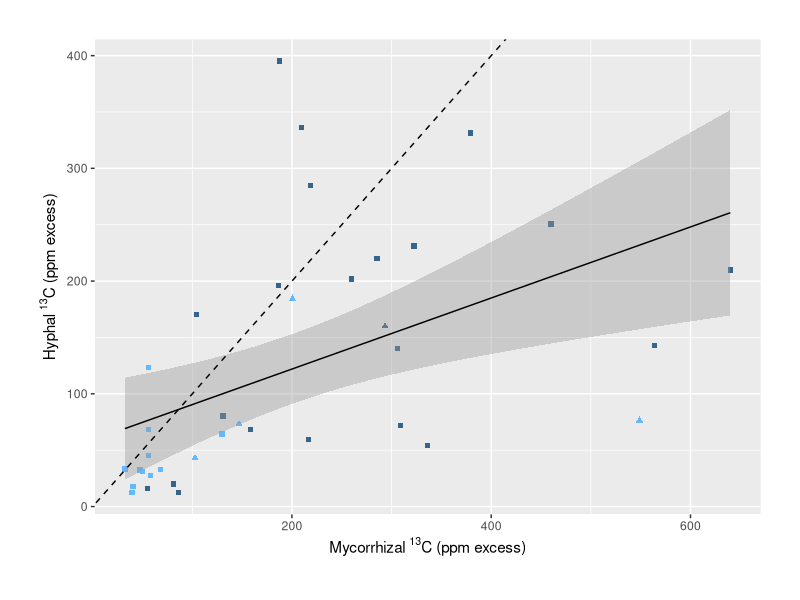
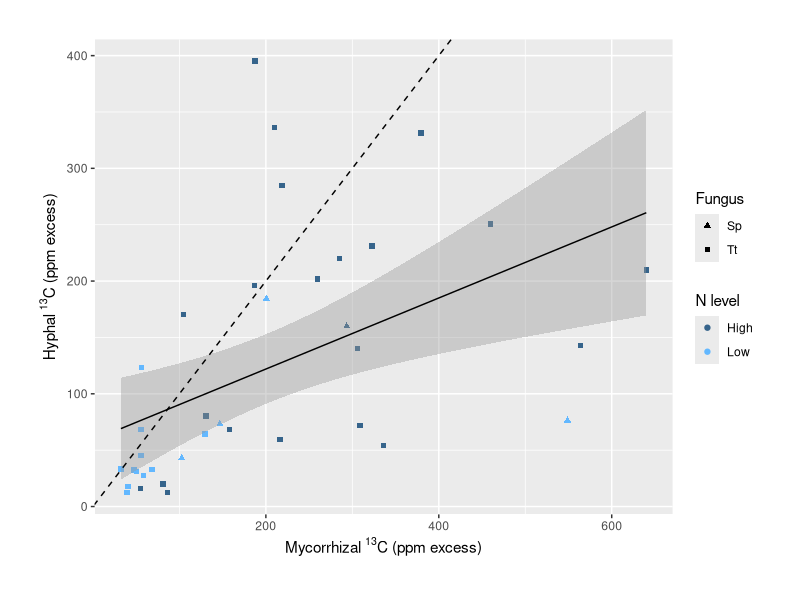
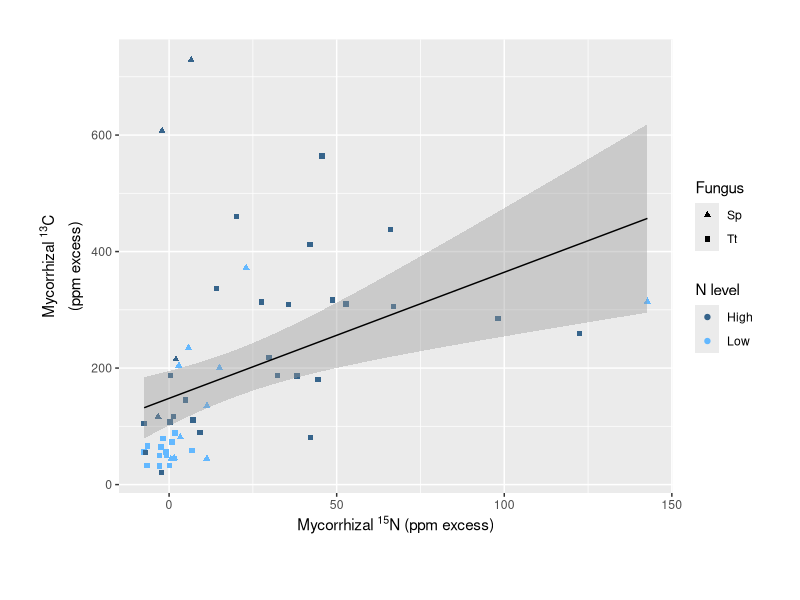

Generate these figures, in order, with R: (Note: this script raises an error after producing the figures.)
#5-6-FC_hyphal_13C_root_15N_comparison_figure_nooutlier.r

setwd("~/Documents/Fungal competition project/fungal-competition2020/")

library(cowplot)
library(tidyverse)

carboninfo = read_csv("processeddata/data_for_carbon_only_analyses.csv")
nitrogeninfo = read_csv("processeddata/isotope_and_plant_metadata_FOR_N_ANALYSES_and_exchange_rates.csv")

nitrogeninfo_nooutlier = subset(nitrogeninfo, Plant != 6041)
carboninfo_nooutlier = carboninfo[!carboninfo$hyphae.APE13C == max(carboninfo$hyphae.APE13C),] # omit outlier 6024b

#### Carbon panel: How well did hyphal C track myco C? ####

hyphalCformycoC_plot_nooutlier = ggplot(data = carboninfo_nooutlier) +
  geom_point(aes(x = mycoC13ppmexcess,
                 y = hyphae.ppm13Cexcess, 
                 color = N_level,
                 shape =compartment_fungus)) +
  geom_smooth(method = "lm", aes(x = mycoC13ppmexcess,
                                 y = hyphae.ppm13Cexcess),
              color = "black",
              size = 0.5) +
  scale_color_manual(values = c("steelblue4", "steelblue1"),
                     name = "N level") +
  scale_shape_manual(values = c(17, 15),
                     name = "Fungus") +
  ylab(expression("Hyphal "^13*"C (ppm excess)")) +
  xlab(expression("Mycorrhizal "^13*"C (ppm excess)")) +
  theme(plot.margin = unit(c(1,1,1,1), "cm")) +
  geom_abline(intercept = 0, slope = 1, linetype = "dashed")

hyphalCformycoC_plot_nolegend = hyphalCformycoC_plot_nooutlier +
  theme(legend.position = "none")

### Nitrogen panel ####
rootNformycoN_plot_nooutlier = ggplot(data = nitrogeninfo_nooutlier) +
  geom_point(aes(x = mycoN15ppmexcess,
                 y = uncolN15ppmexcess, 
                 color = N_level,
                 shape = mycofungus)) +
  geom_smooth(method = "lm",
              aes(x = mycoN15ppmexcess,
                  y = uncolN15ppmexcess),
              color = "black",
              size = 0.5) +
  scale_color_manual(values = c("steelblue4", "steelblue1"),
                     name = "N level") +
  scale_shape_manual(values = c(17, 15),
                     name = "Fungus") +
  ylab(bquote(atop("Uncolonized roots "^15*N, "(ppm excess)"))) +
  xlab(expression("Mycorrhizal "^15*"N (ppm excess)")) +
  theme(plot.margin = unit(c(1,1,1,1), "cm")) +
  geom_abline(intercept = 0, slope = 1, linetype = "dashed")

rootNformycoN_plot_nolegend = rootNformycoN_plot_nooutlier +
  theme(legend.position = "none")

# When considering N and C together, I need the dataset 
# that only includes plants/compartments that received nitrogen label.

mycoCforN = ggplot(data = nitrogeninfo_nooutlier) +
  geom_point(aes(x = mycoN15ppmexcess,
                 y = mycoC13ppmexcess, 
                 color = N_level,
                 shape = compartment_fungus)) +
  geom_smooth(method = "lm", 
              formula = y ~ x, 
              aes(x = mycoN15ppmexcess,
                  y = mycoC13ppmexcess),
              color = "black",
              size = 0.5) +
  ylab(bquote(atop("Mycorrhizal "^13*"C", "(ppm excess)"))) +
  xlab(bquote(atop("Mycorrhizal "^15*"N (ppm excess)"))) +
  scale_color_manual(values = c("steelblue4", "steelblue1"),
                     name = "N level") +
  scale_shape_manual(values = c(17, 15),
                     name = "Fungus") +
  theme(plot.margin = unit(c(1,1,1,1), "cm"))

threepanels = plot_grid(rootNformycoN_plot_nolegend, 
                        hyphalCformycoC_plot_nolegend,
                        mycoCforN,
                        labels = c("A", "B", "C"),
                        align = "h",
                        nrow = 1,
                        ncol = 3,
                        rel_widths = c(1, 1, 1.15))

save_plot("plots/Multipanel_regressions_myco_N_and_C_NOOUTLIER.jpeg",
          threepanels,
          base_aspect_ratio = 3.6)

save_plot("plots/Multipanel_regressions_myco_N_and_C_NOOUTLIER.pdf",
          threepanels,
          base_aspect_ratio = 3.6)

CforNlm_nooutlier = lm((mycoC13ppmexcess) ~ mycoN15ppmexcess, data = nitrogeninfo_nooutlier)
plot(CforNlm_nooutlier)
summary(CforNlm_nooutlier)



sink("stats_tables/myco13C_vs_myco_15N_lm_results_NOOUTLIER.html")

stargazer(CforNlm_nooutlier, type = "html",
          digits = 3,
          star.cutoffs = c(0.05, 0.01, 0.001),
          digit.separator = "",
          summary = FALSE)

sink()
